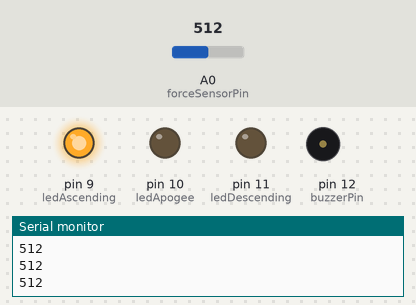
The sketch below on a simulated Arduino Uno, built with avr-gcc and run on an emulated ATmega328P. On the bench: output pins drawn as LEDs (lit = HIGH), buzzer (waves = sounding), the last lines printed to the serial monitor. The test bench sets the inputs (shaded band); at power-on: A0 (forceSensorPin) = 512.

Above: at 1.2 s.
1.3 s: A0 (forceSensorPin) set to 105
3.4 s: A0 (forceSensorPin) set to 91
At 4.6 s:
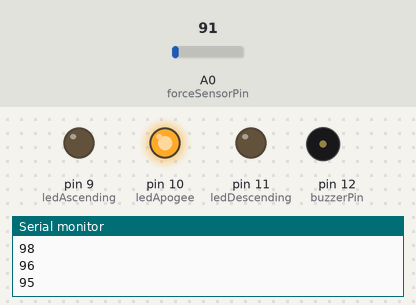
5.6 s: A0 (forceSensorPin) set to 70
At 7.3 s:
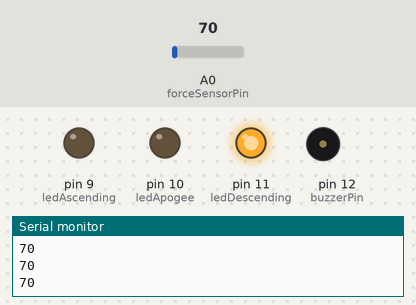
7.6 s: A0 (forceSensorPin) set to 110
At 8.2 s:
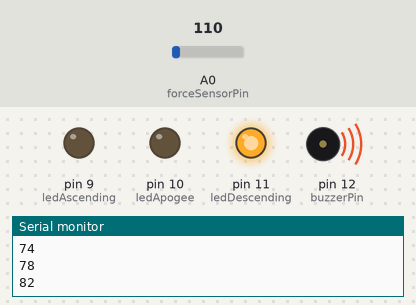
9.8 s: A0 (forceSensorPin) set to 90
At 10.6 s:
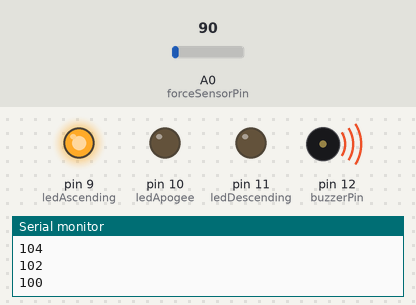
12.2 s: A0 (forceSensorPin) set to 122
At 13.0 s:
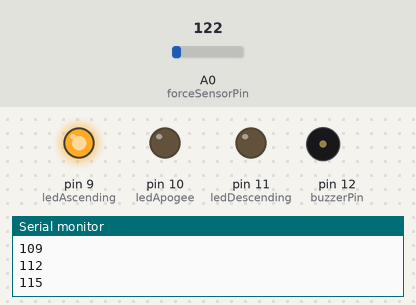
Timing chart, 0 to 15.0 s (numbered marks = the images above; inputs shaded):
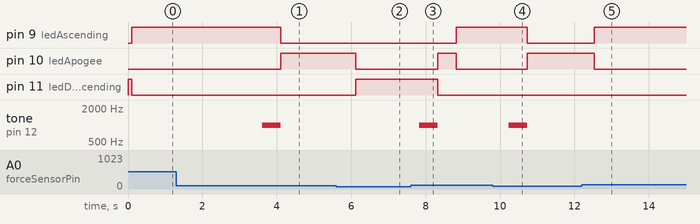

The sketch:

vilvesh_2025b5ps0562h_arduino_code.ino
```cpp
//pin defns
const int forceSensorPin = A0;
const int ledAscending = 9;
const int ledApogee = 10;
const int ledDescending = 11;
const int buzzerPin = 12;

//vars for filtering sensor data
const int numReadings = 10;
int readings[numReadings];
int readIndex = 0;
int total = 0;
int averageForce = 0;

//thresholds for state detection (to be calibrated)
const int thresholdAscend = 100;
const int thresholdDescend = 80;

//current and previous states
enum State {ASCENDING, APOGEE, DESCENDING};
State currentState = ASCENDING;
State previousState = ASCENDING;

void setup() {
  Serial.begin(9600);
  pinMode(ledAscending, OUTPUT);
  pinMode(ledApogee, OUTPUT);
  pinMode(ledDescending, OUTPUT);
  pinMode(buzzerPin, OUTPUT);

  // Initialize readings array to zero
  for (int i = 0; i < numReadings; i++) {
    readings[i] = 0;
  }
}

void loop() {
  //reading fsr and updating readings for moving average
  total = total - readings[readIndex];
  readings[readIndex] = analogRead(forceSensorPin);
  total = total + readings[readIndex];
  readIndex = (readIndex + 1) % numReadings;

  averageForce = total / numReadings;

  //printing force value for debugging
  Serial.println(averageForce);

  //state detection based on smoothed force value
  if (averageForce > thresholdAscend) {
    currentState = ASCENDING;
  }
  else if (averageForce < thresholdDescend) {
    currentState = DESCENDING;
  }
  else {
    currentState = APOGEE;
  }

  //if apoge state detected, activate buzzer briefly
  if (currentState == APOGEE && previousState != APOGEE) {
    tone(buzzerPin, 1000); // 1000Hz tone
    delay(500);
    noTone(buzzerPin);
  }

  //LEDs indication
  digitalWrite(ledAscending, currentState == ASCENDING);
  digitalWrite(ledApogee, currentState == APOGEE);
  digitalWrite(ledDescending, currentState == DESCENDING);

  previousState = currentState;

  //loop delay for sensor read stability
  delay(100);
}
```

Measured:
- the behaviour switches between 101 and 100 on A0 (forceSensorPin) (found by bisection; images 0 and 1)
- after the input at 3.4 s, pin 9 (ledAscending): HIGH → LOW after 0.71 s; pin 10 (ledApogee): LOW → HIGH after 0.71 s; tone on pin 12 (buzzerPin): silent → 1000 Hz after 0.21 s, → silent 0.50 s later
- after the input at 5.6 s, pin 10 (ledApogee): HIGH → LOW after 0.52 s; pin 11 (ledDescending): LOW → HIGH after 0.52 s
- after the input at 7.6 s, pin 9 (ledAscending): LOW → HIGH after 1.2 s; pin 10 (ledApogee): LOW → HIGH after 0.72 s, → LOW 0.50 s later; pin 11 (ledDescending): HIGH → LOW after 0.72 s; tone on pin 12 (buzzerPin): silent → 1000 Hz after 0.22 s, → silent 0.50 s later
- after the input at 9.8 s, pin 9 (ledAscending): HIGH → LOW after 0.93 s; pin 10 (ledApogee): LOW → HIGH after 0.93 s; tone on pin 12 (buzzerPin): silent → 1000 Hz after 0.43 s, → silent 0.50 s later
- after the input at 12.2 s, pin 9 (ledAscending): LOW → HIGH after 0.33 s; pin 10 (ledApogee): HIGH → LOW after 0.33 s
